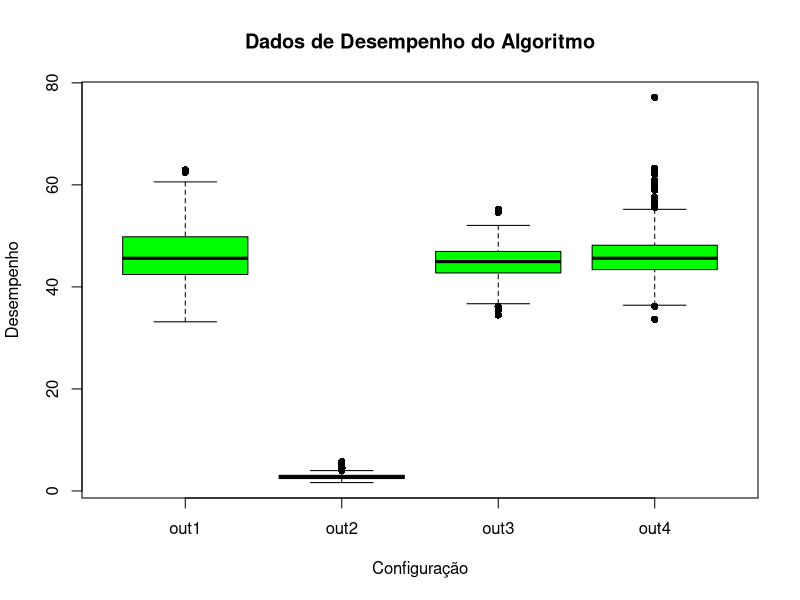
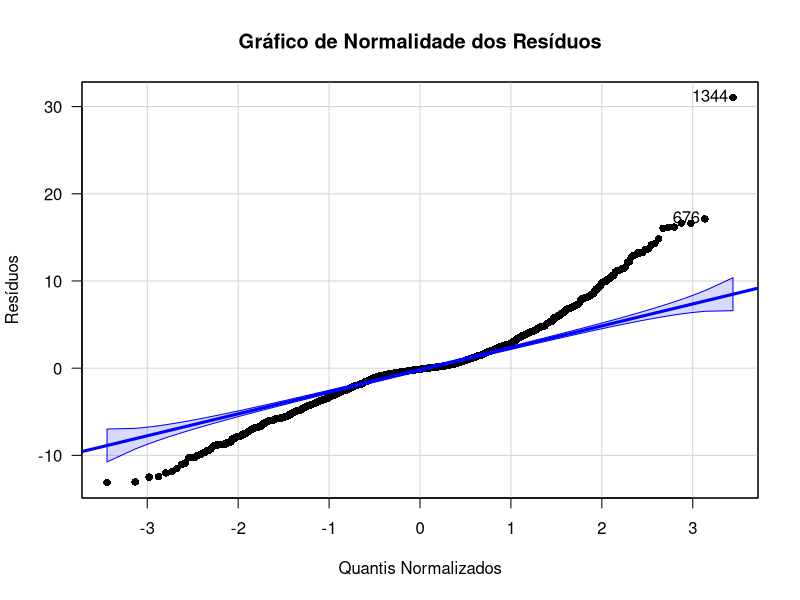
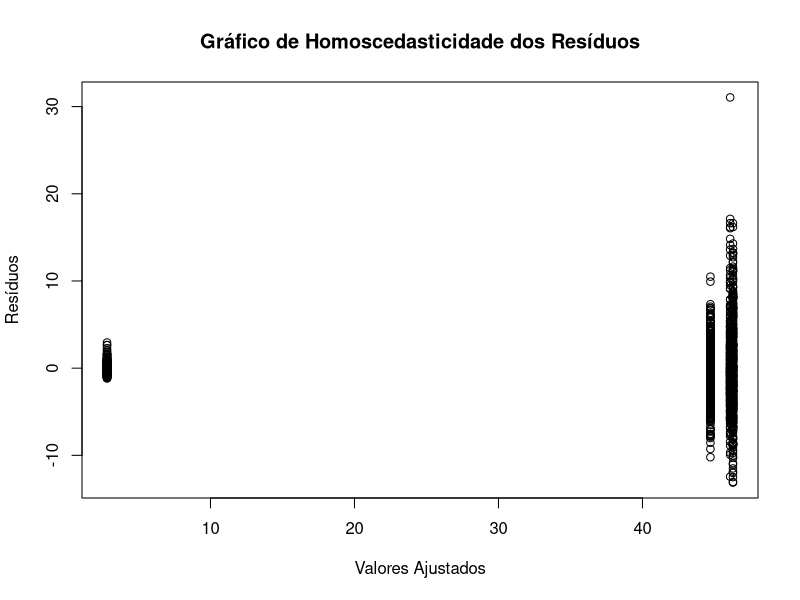
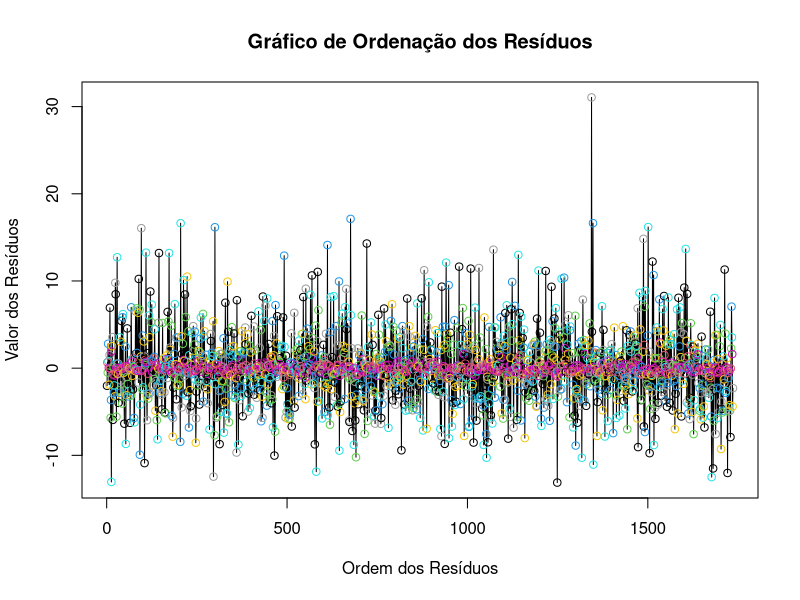
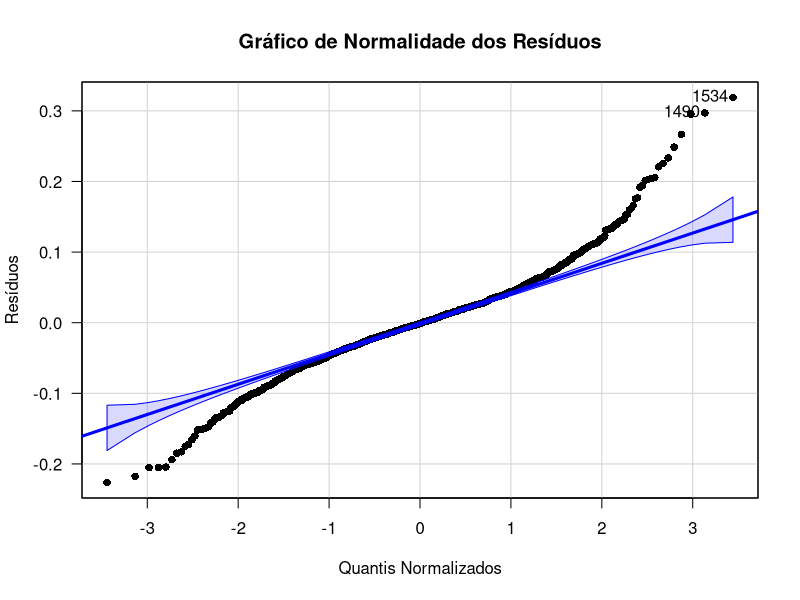
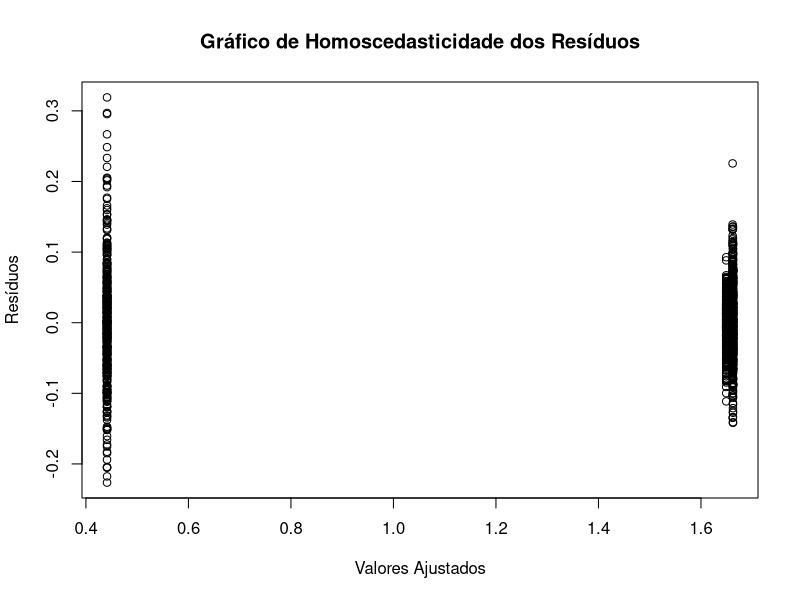
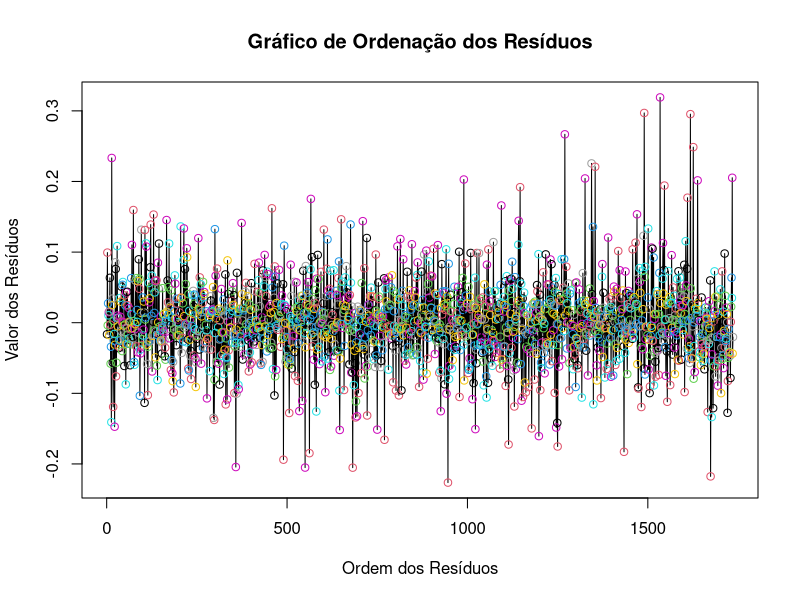
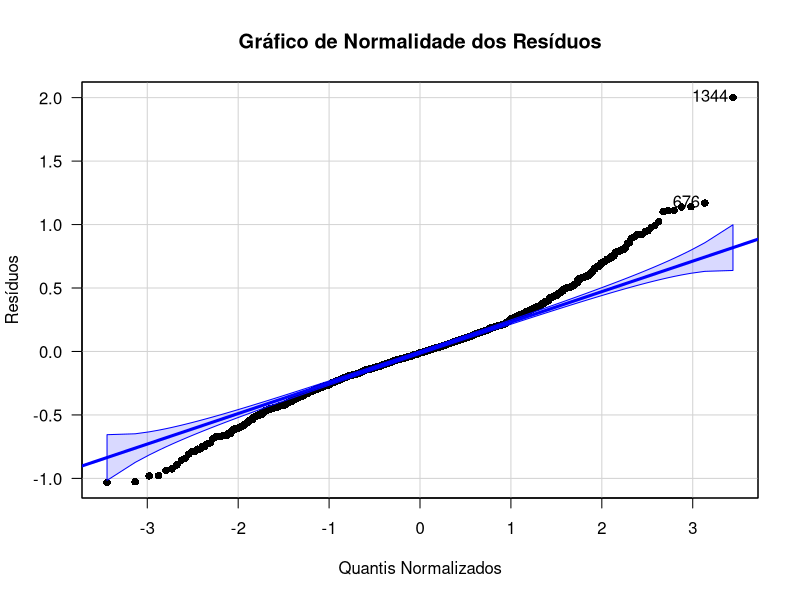

These charts were generated, in order, by the following R code:
## ---- chunk 1
knitr::opts_chunk$set(echo = TRUE)
## ---- chunk 2

a<-4
k<-(a*(a-1))/2
alpha<-0.05
alpha_adj<-alpha/k
delta<-10
potencia_desejada<-0.85
sd<-40
## ---- chunk 3

test_pow_N <- power.t.test(delta = delta, power = potencia_desejada, sd = sd, sig.level = alpha_adj, alternative = "two.sided", type = "two.sample")
print(test_pow_N)
## ---- chunk 4
if(!require(car)){
    install.packages("car")
    library(car)
}
getwd()
## ---- chunk 5
algoritmo <- read.table(file = "dados_total.csv", header = TRUE, sep = ",")
summary(algoritmo)
head(algoritmo, 8)
boxplot(out~label_out, data = algoritmo, xlab = "Configuração", ylab = "Desempenho", main = "Dados de Desempenho do Algoritmo", pch = 16, col = "green")
## ---- chunk 6
model <- aov(out~label_out, data = algoritmo)
summary.aov(model)
## ---- chunk 7
shapiro.test(model$residuals)
sht <- shapiro.test(model$residuals)
qqPlot(model$residuals, pch = 16, lwd = 3, cex = 1, las = 1, xlab = "Quantis Normalizados", ylab = "Resíduos", main = "Gráfico de Normalidade dos Resíduos")
## ---- chunk 8
fligner.test(out~label_out, data = algoritmo)
flt <- fligner.test(out~label_out, data = algoritmo)
plot(x = model$fitted.values, y = model$residuals, xlab = "Valores Ajustados", ylab = "Resíduos", main = "Gráfico de Homoscedasticidade dos Resíduos")
## ---- chunk 9
durbinWatsonTest(model)
dwt <- durbinWatsonTest(model)
plot(x = seq_along(model$residuals), y = model$residuals, type = "l", xlab = "Ordem dos Resíduos", ylab = "Valor dos Resíduos", main = "Gráfico de Ordenação dos Resíduos")
points(x = seq_along(model$residuals), y = model$residuals, type = "p", col = as.numeric(algoritmo[,1]))
## ---- chunk 10
algoritmo$log <- log10(algoritmo$out)

model1 <- aov(log~label_out, data = algoritmo)
summary.aov(model1)

shapiro.test(model1$residuals)
qqPlot(model1$residuals, pch = 16, lwd = 3, cex = 1, las = 1, xlab = "Quantis Normalizados", ylab = "Resíduos", main = "Gráfico de Normalidade dos Resíduos")

fligner.test(log~label_out, data = algoritmo)
plot(x = model1$fitted.values, y = model1$residuals, xlab = "Valores Ajustados", ylab = "Resíduos", main = "Gráfico de Homoscedasticidade dos Resíduos")

durbinWatsonTest(model1)
plot(x = seq_along(model1$residuals), y = model1$residuals, type = "l", xlab = "Ordem dos Resíduos", ylab = "Valor dos Resíduos", main = "Gráfico de Ordenação dos Resíduos")
points(x = seq_along(model1$residuals), y = model1$residuals, type = "p", col = as.numeric(algoritmo[,1]))
## ---- chunk 11
algoritmo$raiz <- sqrt(algoritmo$out)

model2 <- aov(raiz~label_out, data = algoritmo)
summary.aov(model2)

shapiro.test(model2$residuals)
qqPlot(model2$residuals, pch = 16, lwd = 3, cex = 1, las = 1, xlab = "Quantis Normalizados", ylab = "Resíduos", main = "Gráfico de Normalidade dos Resíduos")

fligner.test(raiz~label_out, data = algoritmo)
plot(x = model2$fitted.values, y = model2$residuals, xlab = "Valores Ajustados", ylab = "Resíduos", main = "Gráfico de Homoscedasticidade dos Resíduos")

durbinWatsonTest(model2)
plot(x = seq_along(model2$residuals), y = model2$residuals, type = "l", xlab = "Ordem dos Resíduos", ylab = "Valor dos Resíduos", main = "Gráfico de Ordenação dos Resíduos")
points(x = seq_along(model2$residuals), y = model2$residuals, type = "p", col = as.numeric(algoritmo[,1]))
